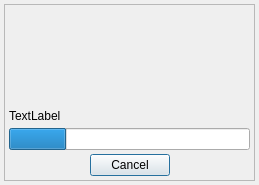
<?xml version="1.0" encoding="UTF-8"?>
<ui version="4.0">
 <class>MainWindow</class>
 <widget class="QMainWindow" name="MainWindow">
  <property name="windowModality">
   <enum>Qt::NonModal</enum>
  </property>
  <property name="geometry">
   <rect>
    <x>0</x>
    <y>0</y>
    <width>259</width>
    <height>185</height>
   </rect>
  </property>
  <property name="cursor">
   <cursorShape>BusyCursor</cursorShape>
  </property>
  <property name="windowTitle">
   <string>UDS Connection</string>
  </property>
  <property name="windowIcon">
   <iconset resource="UDSResources.qrc">
    <normaloff>:/images/logo-uds-small</normaloff>:/images/logo-uds-small</iconset>
  </property>
  <property name="windowOpacity">
   <double>1.000000000000000</double>
  </property>
  <widget class="QWidget" name="centralwidget">
   <property name="autoFillBackground">
    <bool>true</bool>
   </property>
   <layout class="QVBoxLayout" name="verticalLayout_2">
    <property name="spacing">
     <number>4</number>
    </property>
    <property name="margin">
     <number>4</number>
    </property>
    <item>
     <widget class="QFrame" name="frame">
      <property name="frameShape">
       <enum>QFrame::StyledPanel</enum>
      </property>
      <property name="frameShadow">
       <enum>QFrame::Raised</enum>
      </property>
      <layout class="QVBoxLayout" name="verticalLayout_3">
       <property name="spacing">
        <number>4</number>
       </property>
       <property name="margin">
        <number>4</number>
       </property>
       <item>
        <layout class="QVBoxLayout" name="verticalLayout">
         <item>
          <widget class="QLabel" name="image">
           <property name="minimumSize">
            <size>
             <width>0</width>
             <height>24</height>
            </size>
           </property>
           <property name="autoFillBackground">
            <bool>true</bool>
           </property>
           <property name="text">
            <string/>
           </property>
           <property name="pixmap">
            <pixmap resource="UDSResources.qrc">:/images/logo-uds-small</pixmap>
           </property>
           <property name="scaledContents">
            <bool>false</bool>
           </property>
           <property name="alignment">
            <set>Qt::AlignCenter</set>
           </property>
          </widget>
         </item>
         <item>
          <widget class="QLabel" name="info">
           <property name="maximumSize">
            <size>
             <width>16777215</width>
             <height>16</height>
            </size>
           </property>
           <property name="text">
            <string>TextLabel</string>
           </property>
          </widget>
         </item>
         <item>
          <widget class="QProgressBar" name="progressBar">
           <property name="value">
            <number>24</number>
           </property>
           <property name="textVisible">
            <bool>false</bool>
           </property>
          </widget>
         </item>
         <item>
          <layout class="QHBoxLayout" name="horizontalLayout">
           <item>
            <spacer name="horizontalSpacer">
             <property name="orientation">
              <enum>Qt::Horizontal</enum>
             </property>
             <property name="sizeHint" stdset="0">
              <size>
               <width>40</width>
               <height>20</height>
              </size>
             </property>
            </spacer>
           </item>
           <item>
            <widget class="QPushButton" name="cancelButton">
             <property name="text">
              <string>Cancel</string>
             </property>
             <property name="default">
              <bool>true</bool>
             </property>
             <property name="flat">
              <bool>false</bool>
             </property>
            </widget>
           </item>
           <item>
            <spacer name="horizontalSpacer_2">
             <property name="orientation">
              <enum>Qt::Horizontal</enum>
             </property>
             <property name="sizeHint" stdset="0">
              <size>
               <width>40</width>
               <height>20</height>
              </size>
             </property>
            </spacer>
           </item>
          </layout>
         </item>
        </layout>
       </item>
      </layout>
     </widget>
    </item>
   </layout>
  </widget>
 </widget>
 <resources>
  <include location="UDSResources.qrc"/>
 </resources>
 <connections/>
</ui>
